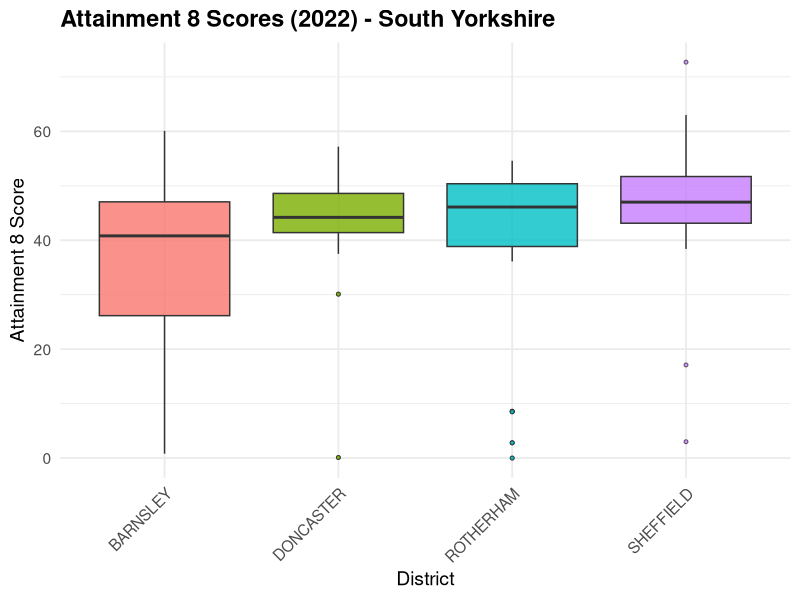
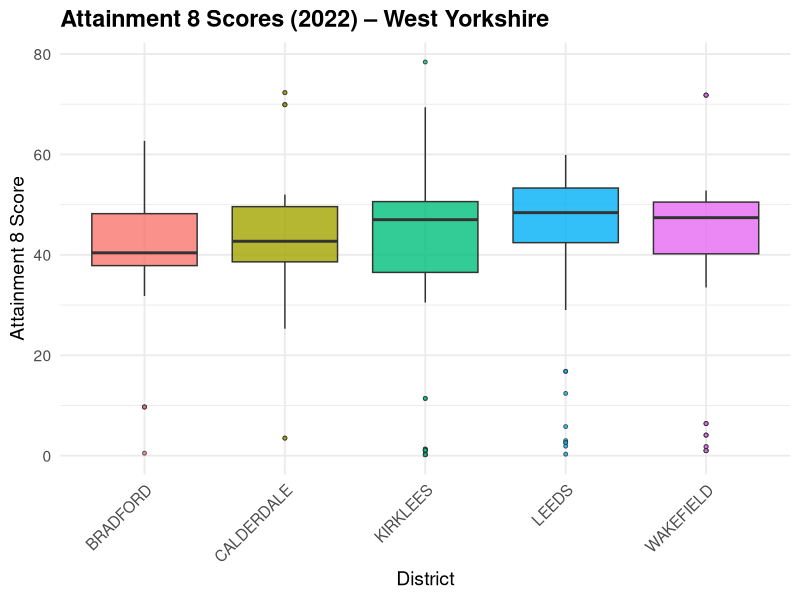
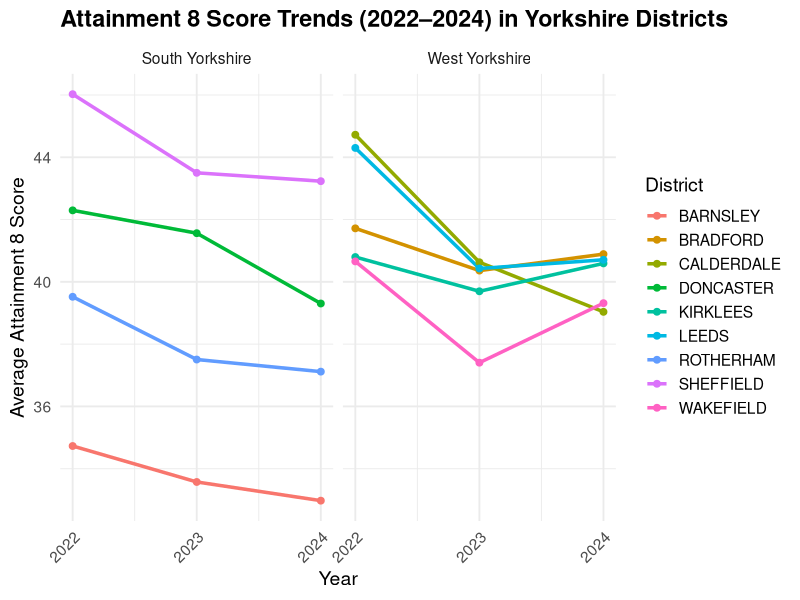

Generate these figures, in order, with R:
library(tidyverse)

school<-read_csv("Cleaned Data/cleanSchool.csv")

# Define South Yorkshire districts
south_yorkshire_districts <- c("SHEFFIELD", "BARNSLEY", "DONCASTER", "ROTHERHAM")

# Filter for 2022 and South Yorkshire
school_filtered_sy <- school %>%
  filter(year == 2022, toupper(District) %in% south_yorkshire_districts) %>%
  mutate(District = toupper(District))

# Plot: Boxplot of Attainment 8 score by District
ggplot(school_filtered_sy, aes(x = District, y = attainment_8_score, fill = District)) +
  geom_boxplot(outlier.shape = 21, outlier.size = 1, alpha = 0.8) +
  labs(
    title = "Attainment 8 Scores (2022) - South Yorkshire",
    x = "District",
    y = "Attainment 8 Score"
  ) +
  theme_minimal(base_size = 14) +
  theme(
    axis.text.x = element_text(angle = 45, hjust = 1),
    plot.title = element_text(face = "bold"),
    legend.position = "none"
  )

# Define West Yorkshire districts
west_yorkshire_districts <- c("LEEDS", "BRADFORD", "CALDERDALE", "KIRKLEES", "WAKEFIELD")

# Filter for 2022 and West Yorkshire districts
school_filtered_wy <- school %>%
  filter(year == 2022, toupper(District) %in% west_yorkshire_districts) %>%
  mutate(District = toupper(District))

# Plot: Boxplot of Attainment 8 score by District (West Yorkshire)
ggplot(school_filtered_wy, aes(x = District, y = attainment_8_score, fill = District)) +
  geom_boxplot(outlier.shape = 21, outlier.size = 1, alpha = 0.8) +
  labs(
    title = "Attainment 8 Scores (2022) – West Yorkshire",
    x = "District",
    y = "Attainment 8 Score"
  ) +
  theme_minimal(base_size = 14) +
  theme(
    axis.text.x = element_text(angle = 45, hjust = 1),
    plot.title = element_text(face = "bold"),
    legend.position = "none"
  )

yorkshire_districts <- c(south_yorkshire_districts, west_yorkshire_districts)

# Filter for relevant districts and years
school_filtered <- school %>%
  filter(toupper(District) %in% yorkshire_districts, year %in% c(2022, 2023, 2024)) %>%
  mutate(
    District = toupper(District),
    County = case_when(
      District %in% south_yorkshire_districts ~ "South Yorkshire",
      District %in% west_yorkshire_districts ~ "West Yorkshire"
    )
  )

# Group and summarise average Attainment 8 score by District and Year
school_summary <- school_filtered %>%
  group_by(County, District, year) %>%
  summarise(AvgAttainment8 = mean(attainment_8_score, na.rm = TRUE), .groups = "drop")

# Plot line graph
ggplot(school_summary, aes(x = year, y = AvgAttainment8, color = District, group = District)) +
  geom_line(size = 1.2) +
  geom_point(size = 2) +
  facet_wrap(~County) +
  scale_x_continuous(breaks = c(2022, 2023, 2024)) +
  labs(
    title = "Attainment 8 Score Trends (2022–2024) in Yorkshire Districts",
    x = "Year",
    y = "Average Attainment 8 Score",
    color = "District"
  ) +
  theme_minimal(base_size = 14) +
  theme(
    plot.title = element_text(face = "bold"),
    axis.text.x = element_text(angle = 45, hjust = 1)
  )
